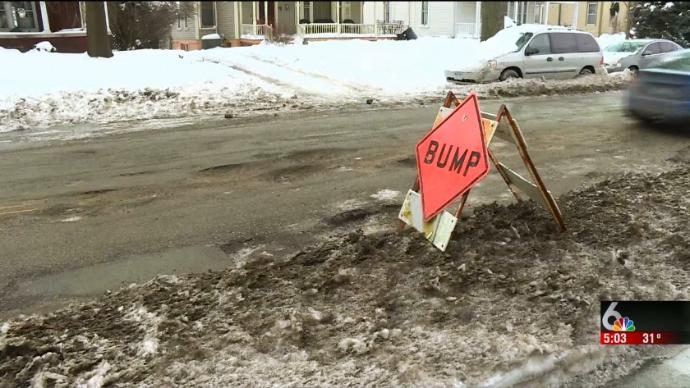
#> input picture Data/potholes/109.jpg, 690 x 388 px; its folder holds only this picture in this run
$ python auto_annotate.py
#> lines starting #> are read from the running program, lines starting #| are printed output that depends on the picture; after the words box and inside, x2 and y2 are one past the last pixel; in counts of white or black regions, pixels touching at a corner belong together
import cv2
import os
import glob
from pathlib import Path

def auto_annotate_potholes(data_dir):
    """
    Scans a directory of pothole images and uses an OpenCV-based heuristic
    to guess the bounding box of the pothole, generating YOLO .txt annotations.
    """
#> called with data_dir = 'Data/potholes'
    image_paths = glob.glob(os.path.join(data_dir, "*.jpg"))
    print(f"Found {len(image_paths)} images in {data_dir}. Starting auto-annotation...")

    annotated_count = 0

    for img_path in image_paths:
        img = cv2.imread(img_path)
#> img is the input picture: shape (388, 690, 3); mean B, G, R 116.2, 131.7, 139
        if img is None:
            continue

        # Ignore our dummy synthetic files from phase 2
        p = Path(img_path)
        if p.name.startswith("_synthetic"):
            continue

        h, w, _ = img.shape
#> h = 388; w = 690

        # Super simple heuristic for Potholes:
        # Convert to grayscale, blur, threshold to find dark anomalies
        gray = cv2.cvtColor(img, cv2.COLOR_BGR2GRAY)
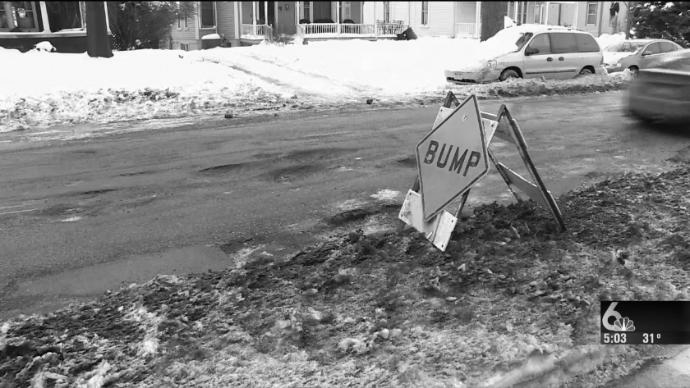
#> gray: shape (388, 690); min 0, max 255, mean 132.1
        blurred = cv2.GaussianBlur(gray, (15, 15), 0)
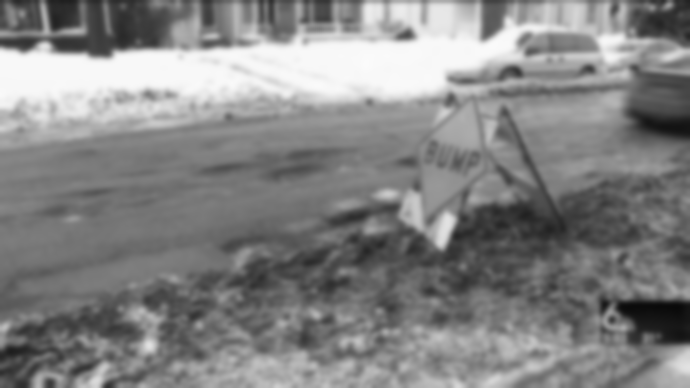
#> blurred: shape (388, 690); min 9, max 251, mean 132.2

        # Adaptive thresholding to find dark regions (potholes) against lighter road
        thresh = cv2.adaptiveThreshold(
            blurred, 255, cv2.ADAPTIVE_THRESH_GAUSSIAN_C,
            cv2.THRESH_BINARY_INV, 51, 10
        )
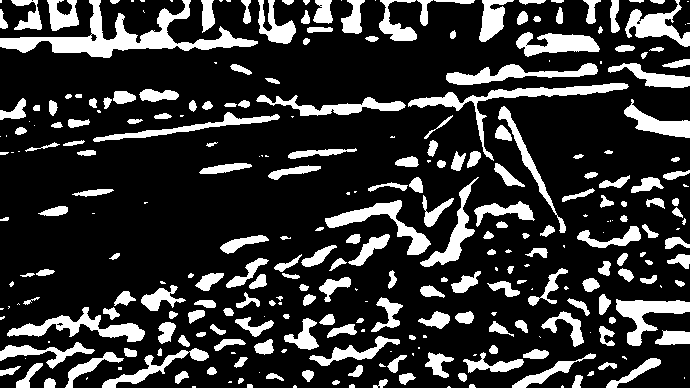
#> thresh: shape (388, 690); 20.4% white; 300 white regions (83 under 20 px)

        # Find contours
        contours, _ = cv2.findContours(thresh, cv2.RETR_EXTERNAL, cv2.CHAIN_APPROX_SIMPLE)
#> contours = 300 contours, 108 with area under 20; largest, box (x1, y1, x2, y2) and area: (0, 0, 258, 58) 3764, (408, 83, 629, 161) 1680, (7, 307, 145, 342) 1390, (325, 200, 431, 255) 1306, (616, 299, 690, 346) 1256

        best_box = None
        max_area = 0

        for contour in contours:
            area = cv2.contourArea(contour)
            x, y, bw, bh = cv2.boundingRect(contour)

            # Filter contours based on size to avoid noise
            # A pothole is likely between 2% and 40% of the image
            if (0.02 * w * h) < area < (0.4 * w * h):
                if area > max_area:
                    max_area = area
                    best_box = (x, y, bw, bh)
#> this loop made 300 passes
#> (area, x, y, bw, bh) on passes 9, 10, 12: (20, 332, 380, 8, 5), (50, 373, 379, 15, 9), (82.5, 44, 378, 12, 10)
#> after the loop, max_area = 0

        # If no suitable contour found, fallback to central 50% box
        if best_box is None:
            center_x, center_y = 0.5, 0.5
            box_w, box_h = 0.5, 0.5
        else:
            # Convert to YOLO normalized format: x_center, y_center, width, height
            x, y, bw, bh = best_box
            center_x = (x + bw / 2.0) / w
            center_y = (y + bh / 2.0) / h
            box_w = bw / w
            box_h = bh / h

            # Clamp values between 0 and 1
            center_x = max(0.0, min(1.0, center_x))
            center_y = max(0.0, min(1.0, center_y))
            box_w = max(0.0, min(1.0, box_w))
            box_h = max(0.0, min(1.0, box_h))

        # Write .txt file (Class 0 is pothole)
        txt_path = p.with_suffix(".txt")
        with open(txt_path, "w") as f:
            f.write(f"0 {center_x:.6f} {center_y:.6f} {box_w:.6f} {box_h:.6f}\n")

        annotated_count += 1

    print(f"Successfully generated {annotated_count} YOLO annotation files in {data_dir}!")

if __name__ == "__main__":
    import sys
    data_dir = sys.argv[1] if len(sys.argv) > 1 else "Data/potholes"
    auto_annotate_potholes(data_dir)

$ run again, on Data/potholes/127.jpg
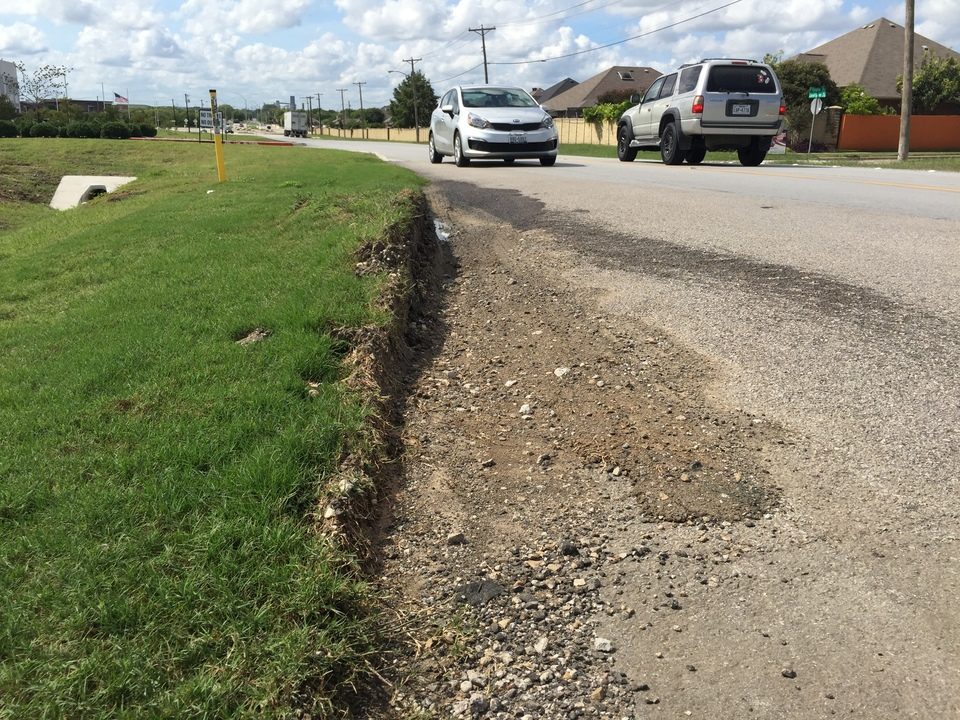
#> input picture Data/potholes/127.jpg, 960 x 720 px
#> in auto_annotate_potholes, img is the input picture: shape (720, 960, 3); mean B, G, R 107.9, 132.6, 132.9
#> in auto_annotate_potholes, `blurred = cv2.GaussianBlur(gray, (15, 15), 0)`:
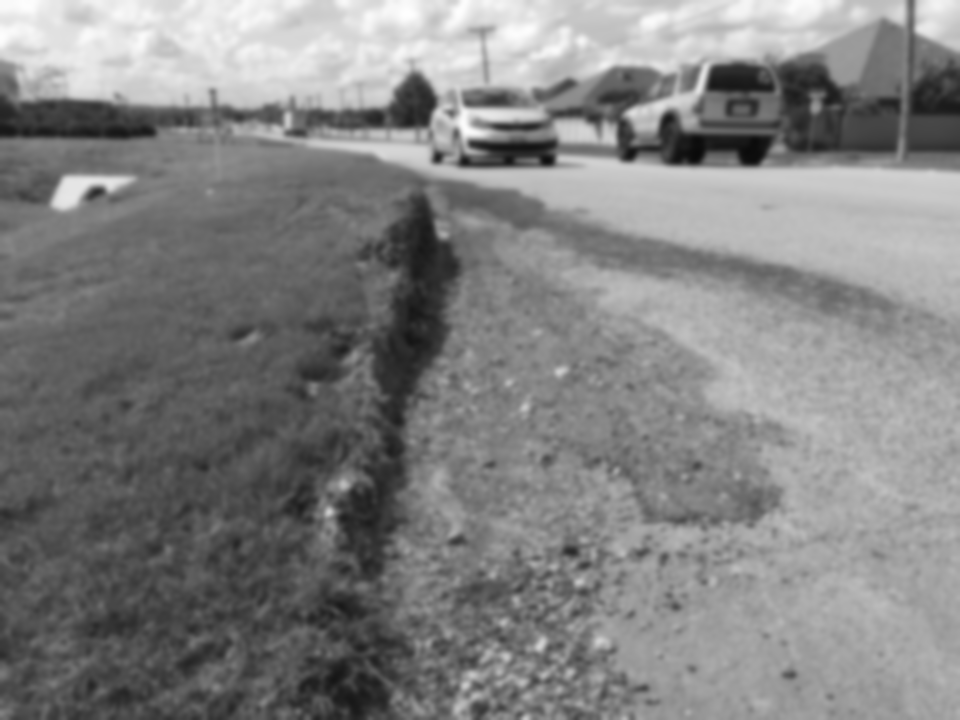
#> blurred: shape (720, 960); min 10, max 254, mean 129.9
#> in auto_annotate_potholes, `thresh = cv2.adaptiveThreshold( blurred, 255, cv2.ADAPTIVE_THRESH_GAUS..`:
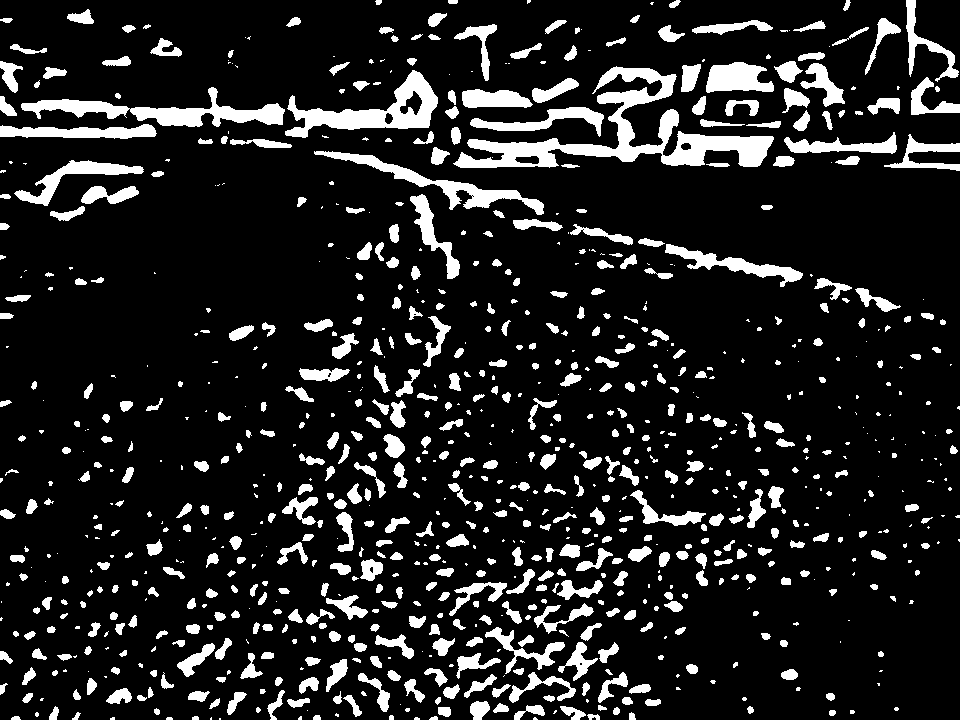
#> thresh: shape (720, 960); 13.3% white; 921 white regions (331 under 20 px)
#> contours = 921 contours, 436 with area under 20; largest, box (x1, y1, x2, y2) and area: (453, 66, 774, 168) 7703, (285, 70, 438, 138) 3688, (21, 87, 285, 127) 3200, (314, 151, 544, 215) 2172, (706, 62, 774, 93) 1411
#> the loop in auto_annotate_potholes, `for contour in contours:` made 921 passes
#> (area, x, y, bw, bh) on passes 10, 12, 13: (21, 11, 716, 10, 4), (24.5, 313, 715, 8, 5), (38.5, 587, 714, 13, 6)
#> after the loop in auto_annotate_potholes, `for contour in contours:`: max_area = 0

$ run again, on Data/potholes/128.jpg
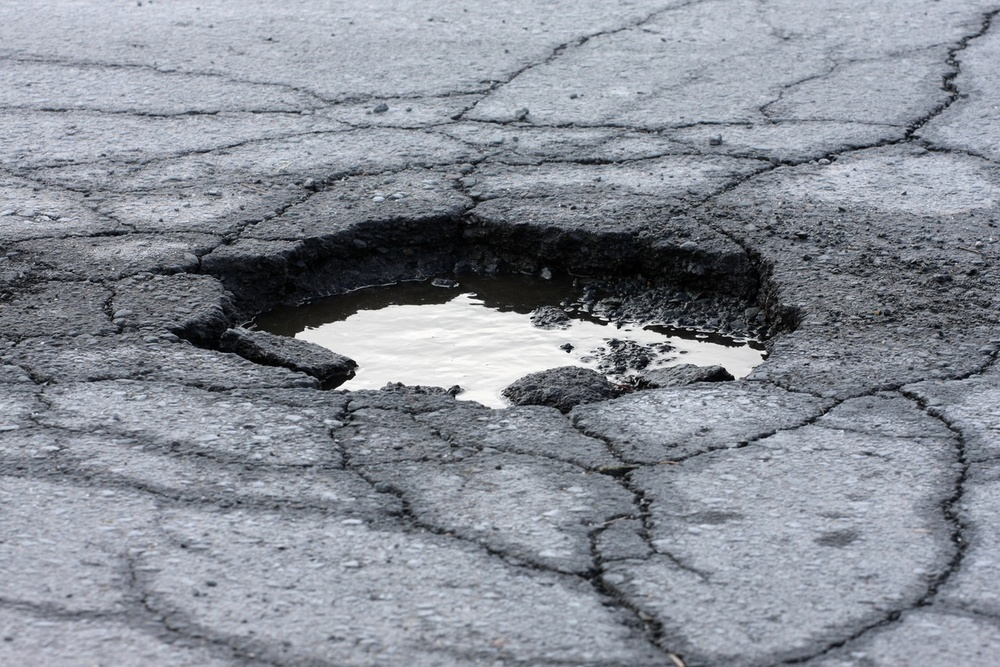
#> input picture Data/potholes/128.jpg, 1000 x 667 px, shrunk from 1254 x 836 before the run
#> in auto_annotate_potholes, img is the input picture: shape (667, 1000, 3); mean B, G, R 150.5, 141, 136.1
#> in auto_annotate_potholes, `blurred = cv2.GaussianBlur(gray, (15, 15), 0)`:
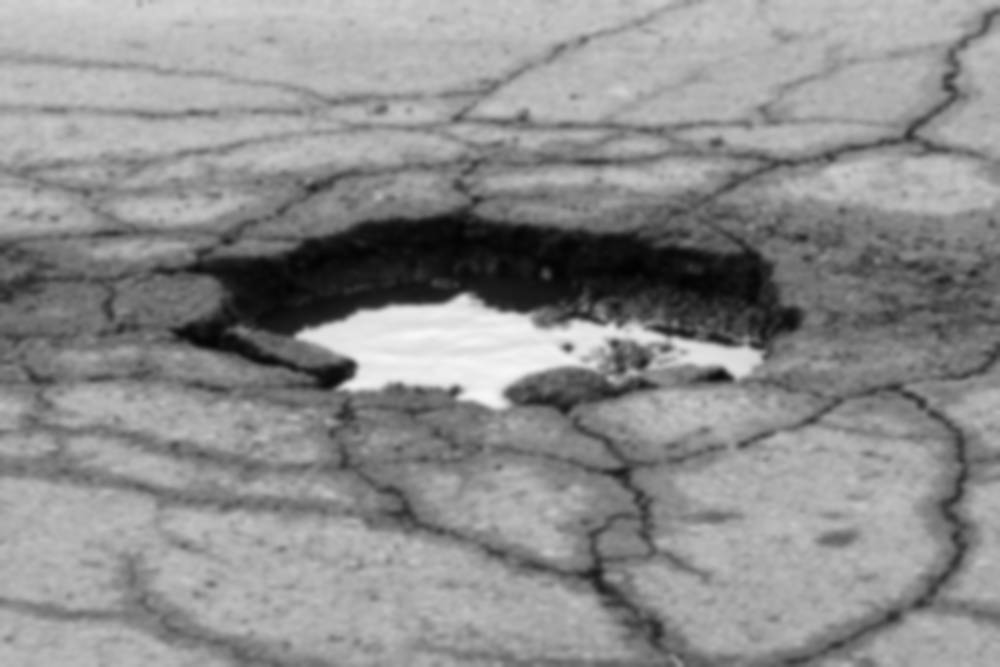
#> blurred: shape (667, 1000); min 2, max 247, mean 140.7
#> in auto_annotate_potholes, `thresh = cv2.adaptiveThreshold( blurred, 255, cv2.ADAPTIVE_THRESH_GAUS..`:
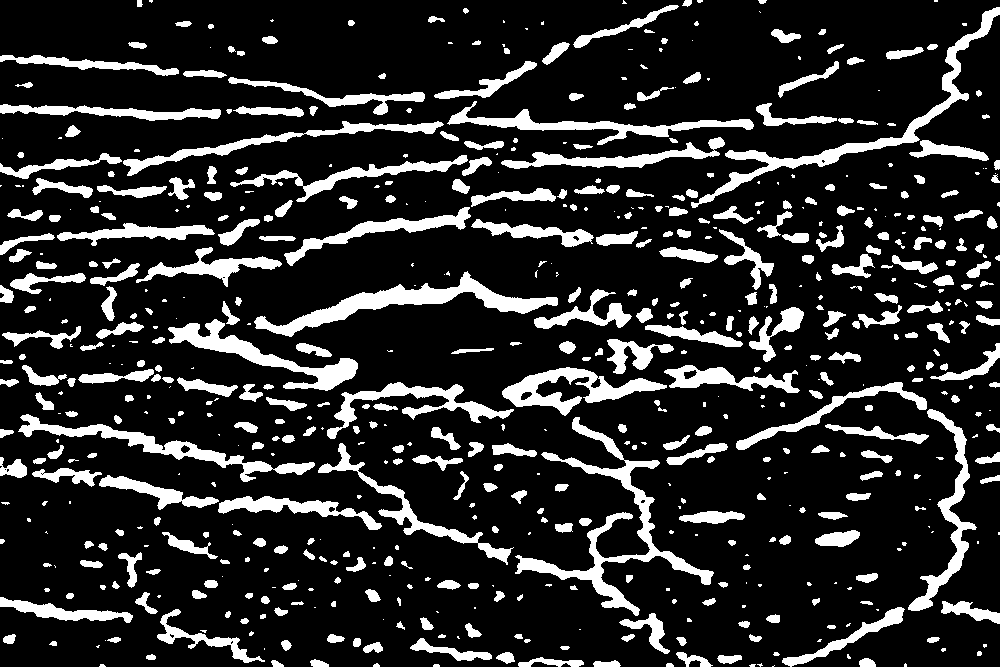
#> thresh: shape (667, 1000); 16.9% white; 639 white regions (222 under 20 px)
#> contours = 639 contours, 289 with area under 20; largest, box (x1, y1, x2, y2) and area: (515, 417, 714, 616) 4608, (254, 271, 558, 337) 4044, (691, 7, 1000, 208) 3622, (168, 319, 358, 391) 2937, (18, 414, 315, 482) 2789
#> the loop in auto_annotate_potholes, `for contour in contours:` made 639 passes
#> (area, x, y, bw, bh) on passes 9 to 11: (117.5, 593, 660, 28, 7), (46, 271, 660, 13, 7), (85.5, 310, 659, 19, 8)
#> after the loop in auto_annotate_potholes, `for contour in contours:`: max_area = 0

$ run again, on Data/potholes/130.jpg
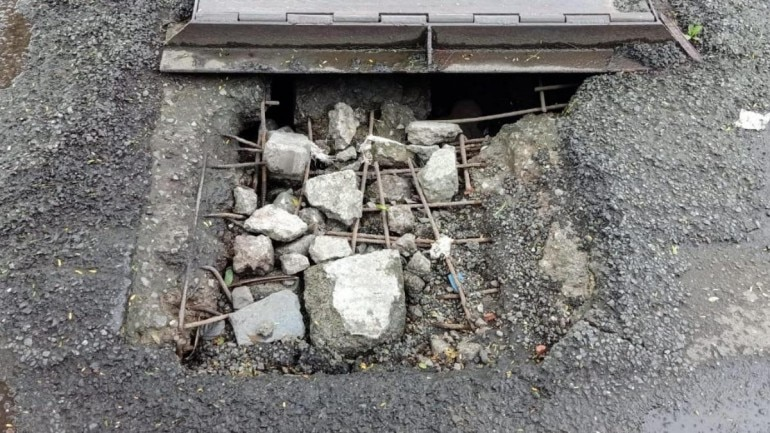
#> input picture Data/potholes/130.jpg, 770 x 433 px
#> in auto_annotate_potholes, img is the input picture: shape (433, 770, 3); mean B, G, R 119.7, 121.7, 123
#> in auto_annotate_potholes, `blurred = cv2.GaussianBlur(gray, (15, 15), 0)`:
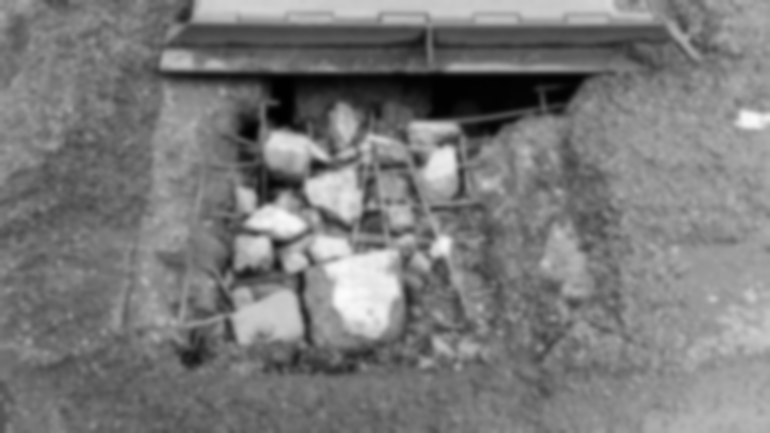
#> blurred: shape (433, 770); min 1, max 252, mean 121.9
#> in auto_annotate_potholes, `thresh = cv2.adaptiveThreshold( blurred, 255, cv2.ADAPTIVE_THRESH_GAUS..`:
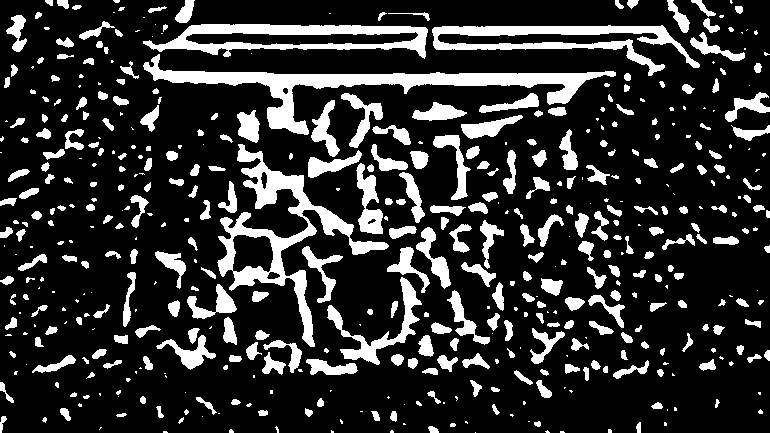
#> thresh: shape (433, 770); 19% white; 505 white regions (185 under 20 px)
#> contours = 505 contours, 229 with area under 20; largest, box (x1, y1, x2, y2) and area: (217, 144, 389, 347) 6985, (143, 54, 616, 135) 6436, (143, 24, 428, 59) 5975, (432, 25, 700, 76) 3478, (327, 277, 422, 365) 1513
#> the loop in auto_annotate_potholes, `for contour in contours:` made 505 passes
#> (area, x, y, bw, bh, max_area) on pass 376: (6985, 217, 144, 172, 203, 6985)
#> after the loop in auto_annotate_potholes, `for contour in contours:`: max_area = 6985
#> center_x = 0.394
#> center_y = 0.567
#> box_w = 0.223
#> box_h = 0.469

$ run again, on Data/potholes/116.jpg
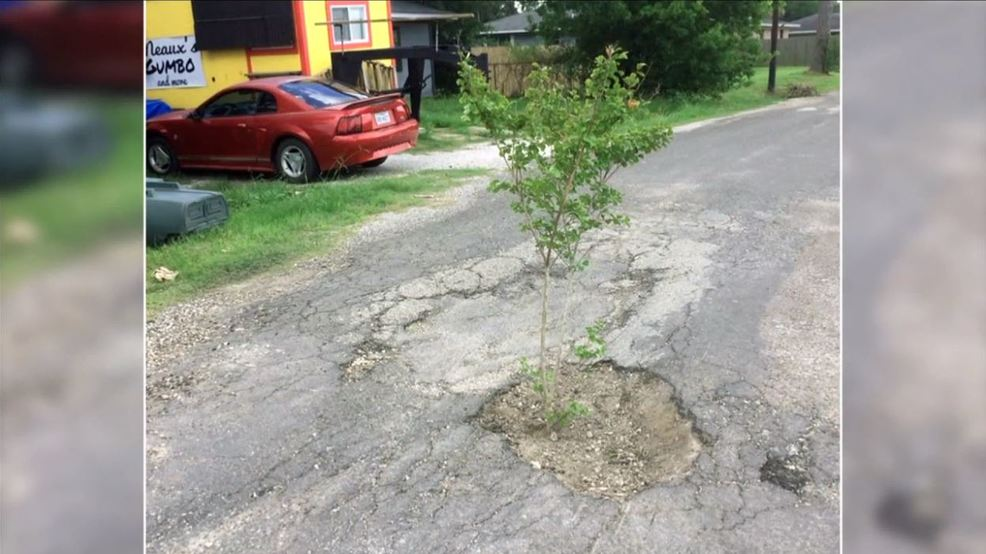
#> input picture Data/potholes/116.jpg, 986 x 554 px
#> in auto_annotate_potholes, img is the input picture: shape (554, 986, 3); mean B, G, R 139.1, 149.2, 149.6
#> in auto_annotate_potholes, `blurred = cv2.GaussianBlur(gray, (15, 15), 0)`:
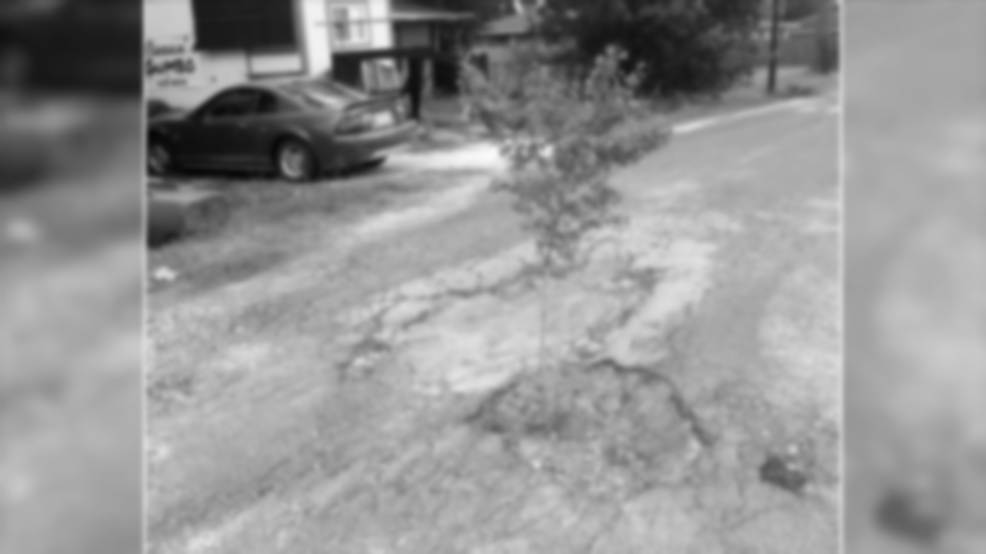
#> blurred: shape (554, 986); min 6, max 249, mean 148.2
#> in auto_annotate_potholes, `thresh = cv2.adaptiveThreshold( blurred, 255, cv2.ADAPTIVE_THRESH_GAUS..`:
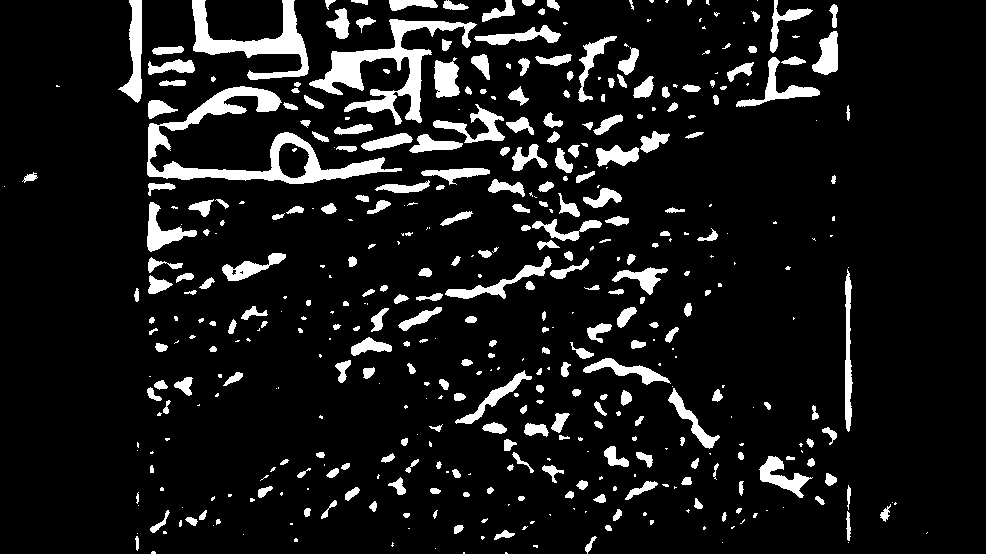
#> thresh: shape (554, 986); 9.9% white; 453 white regions (180 under 20 px)
#> contours = 452 contours, 222 with area under 20; largest, box (x1, y1, x2, y2) and area: (147, 86, 402, 184) 5790, (309, 19, 477, 125) 4052, (192, 0, 309, 80) 2824, (118, 0, 142, 103) 1070, (736, 57, 820, 107) 829
#> the loop in auto_annotate_potholes, `for contour in contours:` made 452 passes
#> (area, x, y, bw, bh) on passes 10, 12, 17: (55, 585, 536, 12, 18), (26.5, 135, 536, 4, 15), (79, 494, 530, 21, 10)
#> after the loop in auto_annotate_potholes, `for contour in contours:`: max_area = 0
